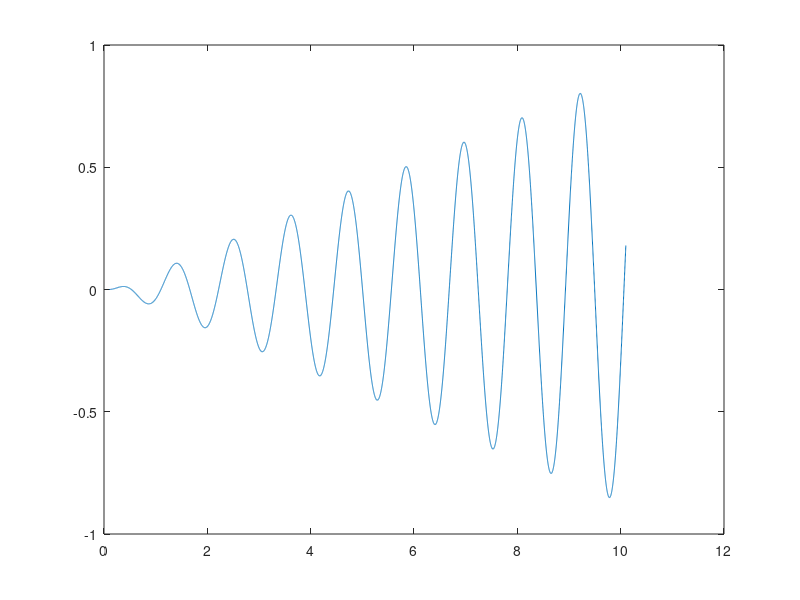

This chart was generated by the following MATLAB code:
clc
clf
clearvars
%data=xlsread('data.xls');
%coeffs=data(4,:);
coeffs=[0 32 0 -3 0 0 0];
% qddot + a(1)*qdot + a(2)*q + a(3)*q^2+ a(4)*q^3+ a(5)qdot*q + a(6)*qdot*q^2 +a(7) = f*cos(OMEGA*t)
f=1;
a1=coeffs(1,1);
a2=coeffs(1,2);
a3=coeffs(1,3);
a4=coeffs(1,4);
a5=coeffs(1,5);
a6=coeffs(1,6);
a7=coeffs(1,7);
omega0=sqrt(a2);
qmax=0.1;
tmax=200;
%  qddot = -a(1)*qdot - a(2)*q - a(3)*q^2 - a(4)*q^3 -a(5)  
%  x1=q   
%  x2=qdot
zigma=0;
period=2*pi/omega0;
omega=sqrt(a2);
cf = -[a1 a2 a3 a4 a5 a6 a7];
%defining x1=w, we have:
%d/dt(x1)=x2
%d/dt(x2)=x3
f1=@(t,x1,x2,x3,x4,x5,x6) x2;
f2=@(t,x1,x2,x3,x4,x5,x6) -a2*x1-a4*x1^3+f*cos(omega*t);
f3=@(t,x1,x2,x3,x4,x5,x6) x5;
f4=@(t,x1,x2,x3,x4,x5,x6) x6;
f5=@(t,x1,x2,x3,x4,x5,x6) -a2*x3-a4*3*x1^2*x3;
f6=@(t,x1,x2,x3,x4,x5,x6) -a2*x4-a4*3*x1^2*x4;
%

t(1)=0.1;x1(1)=0;x2(1)=0;x3(1)=1;x4(1)=0;x5(1)=0;x6(1)=1;
%
h=0.001;N=10000;
%
for i=1:N
   t(i+1)=t(i)+h; 
   
   k1x1=f1(t(i),x1(i),x2(i),x3(i),x4(i),x5(i),x6(i));
   k1x2=f2(t(i),x1(i),x2(i),x3(i),x4(i),x5(i),x6(i));
   k1x3=f3(t(i),x1(i),x2(i),x3(i),x4(i),x5(i),x6(i));
   k1x4=f4(t(i),x1(i),x2(i),x3(i),x4(i),x5(i),x6(i));
   k1x5=f5(t(i),x1(i),x2(i),x3(i),x4(i),x5(i),x6(i));
   k1x6=f6(t(i),x1(i),x2(i),x3(i),x4(i),x5(i),x6(i));
   
      
   k2x1=f1(t(i)+h/2,x1(i)+(h/2)*k1x1,x2(i)+(h/2)*k1x2,x3(i)+(h/2)*k1x3,x4(i)+(h/2)*k1x4,x5(i)+(h/2)*k1x5,x6(i)+(h/2)*k1x6);
   k2x2=f2(t(i)+h/2,x1(i)+(h/2)*k1x1,x2(i)+(h/2)*k1x2,x3(i)+(h/2)*k1x3,x4(i)+(h/2)*k1x4,x5(i)+(h/2)*k1x5,x6(i)+(h/2)*k1x6);   
   k2x3=f3(t(i)+h/2,x1(i)+(h/2)*k1x1,x2(i)+(h/2)*k1x2,x3(i)+(h/2)*k1x3,x4(i)+(h/2)*k1x4,x5(i)+(h/2)*k1x5,x6(i)+(h/2)*k1x6);
   k2x4=f4(t(i)+h/2,x1(i)+(h/2)*k1x1,x2(i)+(h/2)*k1x2,x3(i)+(h/2)*k1x3,x4(i)+(h/2)*k1x4,x5(i)+(h/2)*k1x5,x6(i)+(h/2)*k1x6);
   k2x5=f5(t(i)+h/2,x1(i)+(h/2)*k1x1,x2(i)+(h/2)*k1x2,x3(i)+(h/2)*k1x3,x4(i)+(h/2)*k1x4,x5(i)+(h/2)*k1x5,x6(i)+(h/2)*k1x6);
   k2x6=f6(t(i)+h/2,x1(i)+(h/2)*k1x1,x2(i)+(h/2)*k1x2,x3(i)+(h/2)*k1x3,x4(i)+(h/2)*k1x4,x5(i)+(h/2)*k1x5,x6(i)+(h/2)*k1x6);
   
   k3x1=f1(t(i)+h/2,x1(i)+(h/2)*k2x1,x2(i)+(h/2)*k2x2,x3(i)+(h/2)*k2x3,x4(i)+(h/2)*k2x4,x5(i)+(h/2)*k2x5,x6(i)+(h/2)*k2x6);
   k3x2=f2(t(i)+h/2,x1(i)+(h/2)*k2x1,x2(i)+(h/2)*k2x2,x3(i)+(h/2)*k2x3,x4(i)+(h/2)*k2x4,x5(i)+(h/2)*k2x5,x6(i)+(h/2)*k2x6);
   k3x3=f3(t(i)+h/2,x1(i)+(h/2)*k2x1,x2(i)+(h/2)*k2x2,x3(i)+(h/2)*k2x3,x4(i)+(h/2)*k2x4,x5(i)+(h/2)*k2x5,x6(i)+(h/2)*k2x6);
   k3x4=f4(t(i)+h/2,x1(i)+(h/2)*k2x1,x2(i)+(h/2)*k2x2,x3(i)+(h/2)*k2x3,x4(i)+(h/2)*k2x4,x5(i)+(h/2)*k2x5,x6(i)+(h/2)*k2x6);
   k3x5=f5(t(i)+h/2,x1(i)+(h/2)*k2x1,x2(i)+(h/2)*k2x2,x3(i)+(h/2)*k2x3,x4(i)+(h/2)*k2x4,x5(i)+(h/2)*k2x5,x6(i)+(h/2)*k2x6);
   k3x6=f6(t(i)+h/2,x1(i)+(h/2)*k2x1,x2(i)+(h/2)*k2x2,x3(i)+(h/2)*k2x3,x4(i)+(h/2)*k2x4,x5(i)+(h/2)*k2x5,x6(i)+(h/2)*k2x6);
   
   k4x1=f1(t(i)+h,x1(i)+ h*k3x1,x2(i)+h*k3x2,x3(i)+h*k3x3,x4(i)+h*k3x4,x5(i)+h*k3x5,x6(i)+h*k3x6);
   k4x2=f2(t(i)+h,x1(i)+ h*k3x1,x2(i)+h*k3x2,x3(i)+h*k3x3,x4(i)+h*k3x4,x5(i)+h*k3x5,x6(i)+h*k3x6);   
   k4x3=f3(t(i)+h,x1(i)+ h*k3x1,x2(i)+h*k3x2,x3(i)+h*k3x3,x4(i)+h*k3x4,x5(i)+h*k3x5,x6(i)+h*k3x6);
   k4x4=f4(t(i)+h,x1(i)+ h*k3x1,x2(i)+h*k3x2,x3(i)+h*k3x3,x4(i)+h*k3x4,x5(i)+h*k3x5,x6(i)+h*k3x6);
   k4x5=f5(t(i)+h,x1(i)+ h*k3x1,x2(i)+h*k3x2,x3(i)+h*k3x3,x4(i)+h*k3x4,x5(i)+h*k3x5,x6(i)+h*k3x6);
   k4x6=f6(t(i)+h,x1(i)+ h*k3x1,x2(i)+h*k3x2,x3(i)+h*k3x3,x4(i)+h*k3x4,x5(i)+h*k3x5,x6(i)+h*k3x6);
   
   x1(i+1)=x1(i)+(h/6)*(k1x1+2*k2x1+2*k3x1+k4x1);
   x2(i+1)=x2(i)+(h/6)*(k1x2+2*k2x2+2*k3x2+k4x2); 
   x3(i+1)=x3(i)+(h/6)*(k1x3+2*k2x3+2*k3x3+k4x3);
   x4(i+1)=x4(i)+(h/6)*(k1x4+2*k2x4+2*k3x4+k4x4);
   x5(i+1)=x5(i)+(h/6)*(k1x5+2*k2x5+2*k3x5+k4x5);
   x6(i+1)=x6(i)+(h/6)*(k1x6+2*k2x6+2*k3x6+k4x6);
end
%figure(2)
plot(t,x1)
